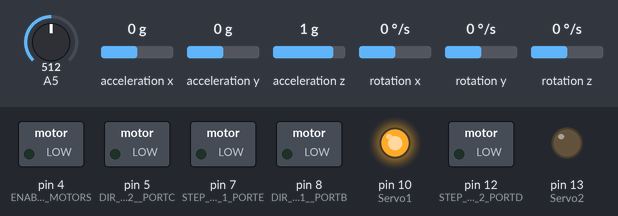
Simulated run of this sketch. Board: Arduino Mega 2560, built with avr-gcc and run on an emulated ATmega2560. Shown: switched loads named in the sketch (green lamp = pin HIGH), output pins drawn as LEDs (lit = HIGH). Wiring (inferred from the names in the program): MPU-6050 motion sensor at I2C address 0x68. Inputs (shaded band) come from the test bench; at power-on: acceleration y 0 g, rotation x 0 °/s, A5 = 512, acceleration x 0 g, acceleration z 1 g, rotation y 0 °/s, rotation z 0 °/s. What the sketch prints to the serial monitor is not drawn.

Above: at 16.4 s.
16.5 s: acceleration y set to -0.4 g
19.4 s: acceleration y set to -0.7 g
At 20.5 s:
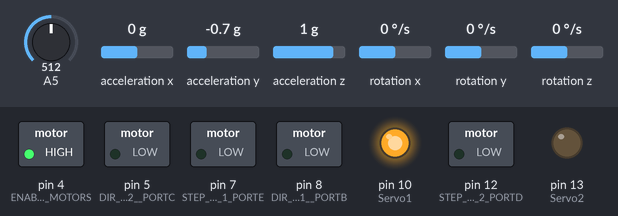
21.4 s: rotation x set to 9 °/s
24.0 s: rotation x set to 12 °/s
At 24.9 s:
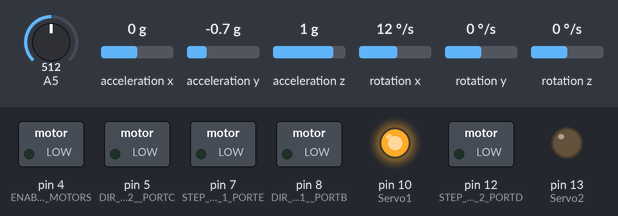
Timing chart, 0 to 26.8 s (numbered marks = the images above; inputs shaded):
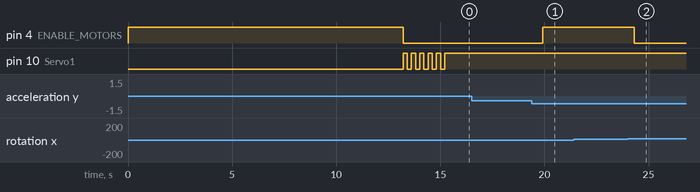

The sketch:

mini_final.ino
```cpp
// STASIA by team BALANCE XY
// SELF BALANCE ROBOT WITH STEPPER MOTORS

// Author: Ananth Rachakonda
// Date: 27/07/2018

// Version: 3.0

// Compiled and tested with Arduino 1.6.8. This new version of code does not need external libraries (only Arduino standard libraries)


// The board needs at least 10-15 seconds with no motion (robot steady) at beginning to give good values... Robot move slightly when it´s ready!
// MPU6050 IMU connected via I2C bus. Angle estimation using complementary filter (fusion between gyro and accel)
// Angle calculations and control part is running at 100Hz

// The robot is OFF when the angle is high (robot is horizontal). When you start raising the robot it
// automatically switch ON and start a RAISE UP procedure.
// You could RAISE UP the robot also with the robot arm servo (Servo button on the interface)
// To switch OFF the robot you could manually put the robot down on the floor (horizontal)

// We use a standard PID controllers (Proportional, Integral derivative controller) for robot stability
// We have a PI controller for speed control and a PD controller for stability (robot angle)
// The output of the control (motors speed) is integrated so it´s really an acceleration not an speed.


#include <Wire.h>


// NORMAL MODE PARAMETERS (MAXIMUN SETTINGS)
#define MAX_THROTTLE 550
#define MAX_STEERING 140
#define MAX_TARGET_ANGLE 14

// PRO MODE = MORE AGGRESSIVE (MAXIMUN SETTINGS)
#define MAX_THROTTLE_PRO 780   // Max recommended value: 860
#define MAX_STEERING_PRO 260   // Max recommended value: 280
#define MAX_TARGET_ANGLE_PRO 26   // Max recommended value: 32

// Default control terms for V3
#define KP 0.32
#define KD 0.050
#define KP_THROTTLE 0.080
#define KI_THROTTLE 0.1
#define KP_POSITION 0.06
#define KD_POSITION 0.45
//#define KI_POSITION 0.02

// Control gains for raiseup (the raiseup movement requiere special control parameters)
#define KP_RAISEUP 0.05
#define KD_RAISEUP 0.08
#define KP_THROTTLE_RAISEUP 0   // No speed control on raiseup
#define KI_THROTTLE_RAISEUP 0.0

#define MAX_CONTROL_OUTPUT 500
#define ITERM_MAX_ERROR 30   // Iterm windup constants for PI control
#define ITERM_MAX 10000

#define ANGLE_OFFSET -2.0  // Offset angle for balance (to compensate robot own weight distribution)

// Servo definitions
#define SERVO_AUX_NEUTRO 1500  // Servo neutral position
#define SERVO_MIN_PULSEWIDTH 700
#define SERVO_MAX_PULSEWIDTH 2500

#define SERVO2_NEUTRO 1500
#define SERVO2_RANGE 1400

// Telemetry
#define TELEMETRY_BATTERY 1
//#define TELEMETRY_ANGLE 1
#define TELEMETRY_DEBUG 1  // Dont use TELEMETRY_ANGLE and TELEMETRY_DEBUG at the same time!

#define BATT_VOLT_FACTOR 8

#define ZERO_SPEED 65535
#define MAX_ACCEL 14      // Maximun motor acceleration (MAX RECOMMENDED VALUE: 20) (default:14)

#define MICROSTEPPING 16   // 8 or 16 for 1/8 or 1/16 driver microstepping (default:16)

#define DEBUG 2   // 0 = No debug info (default) DEBUG 1 for console output

// AUX definitions
#define CLR(x,y) (x&=(~(1<<y)))
#define SET(x,y) (x|=(1<<y))
#define RAD2GRAD 57.2957795
#define GRAD2RAD 0.01745329251994329576923690768489

String MAC;  // MAC address of Wifi module

uint8_t cascade_control_loop_counter = 0;
uint8_t loop_counter;       // To generate a medium loop 40Hz
uint8_t slow_loop_counter;  // slow loop 2Hz
uint8_t sendBattery_counter; // To send battery status
int16_t BatteryValue;

long timer_old;
long timer_value;
float debugVariable;
float dt;

// Angle of the robot (used for stability control)
float angle_adjusted;
float angle_adjusted_Old;
float angle_adjusted_filtered=0.0;

// Default control values from constant definitions
float Kp = KP;
float Kd = KD;
float Kp_thr = KP_THROTTLE;
float Ki_thr = KI_THROTTLE;
float Kp_user = KP;
float Kd_user = KD;
float Kp_thr_user = KP_THROTTLE;
float Ki_thr_user = KI_THROTTLE;
float Kp_position = KP_POSITION;
float Kd_position = KD_POSITION;
bool newControlParameters = false;
bool modifing_control_parameters = false;
int16_t position_error_sum_M1;
int16_t position_error_sum_M2;
float PID_errorSum;
float PID_errorOld = 0;
float PID_errorOld2 = 0;
float setPointOld = 0;
float target_angle;
int16_t throttle;
float steering;
float max_throttle = MAX_THROTTLE;
float max_steering = MAX_STEERING;
float max_target_angle = MAX_TARGET_ANGLE;
float control_output;
float angle_offset = ANGLE_OFFSET;

boolean positionControlMode = false;
uint8_t mode;  // mode = 0 Normal mode, mode = 1 Pro mode (More agressive)

int16_t motor1;
int16_t motor2;

// position control
volatile int32_t steps1;
volatile int32_t steps2;
int32_t target_steps1;
int32_t target_steps2;
int16_t motor1_control;
int16_t motor2_control;

int16_t speed_M1, speed_M2;        // Actual speed of motors
int8_t  dir_M1, dir_M2;            // Actual direction of steppers motors
int16_t actual_robot_speed;        // overall robot speed (measured from steppers speed)
int16_t actual_robot_speed_Old;
float estimated_speed_filtered;    // Estimated robot speed


int battery;


// INITIALIZATION
void setup()
{
  // STEPPER PINS ON BALANCE XY STASIA STASIS SHIELD
  pinMode(4, OUTPUT); // ENABLE MOTORS
  pinMode(7, OUTPUT); // STEP MOTOR 1 PORTE,6
  pinMode(8, OUTPUT); // DIR MOTOR 1  PORTB,4
  pinMode(12, OUTPUT); // STEP MOTOR 2 PORTD,6
  pinMode(5, OUTPUT); // DIR MOTOR 2  PORTC,6
  digitalWrite(4, HIGH);  // Disbale motors
  pinMode(10, OUTPUT);  // Servo1 (arm)
  pinMode(13, OUTPUT);  // Servo2

  Serial.begin(115200); // Serial output to console
  Serial1.begin(115200);


  // Initialize I2C bus (MPU6050 is connected via I2C)
  Wire.begin();

#if DEBUG > 0
  delay(9000);
#else
  delay(1000);
#endif
  Serial.println("BALANCE XY");
  delay(200);
  Serial.println("Don't move for 10 sec...");
  MPU6050_setup();  // setup MPU6050 IMU
  delay(500);


  // Calibrate gyros
  MPU6050_calibrate();


  // STEPPER MOTORS INITIALIZATION
  Serial.println("Steppers init");
  // MOTOR1 => TIMER1
  TCCR1A = 0;                       // Timer1 CTC mode 4, OCxA,B outputs disconnected
  TCCR1B = (1 << WGM12) | (1 << CS11); // Prescaler=8, => 2Mhz
  OCR1A = ZERO_SPEED;               // Motor stopped
  dir_M1 = 0;
  TCNT1 = 0;

  // MOTOR2 => TIMER3
  TCCR3A = 0;                       // Timer3 CTC mode 4, OCxA,B outputs disconnected
  TCCR3B = (1 << WGM32) | (1 << CS31); // Prescaler=8, => 2Mhz
  OCR3A = ZERO_SPEED;   // Motor stopped
  dir_M2 = 0;
  TCNT3 = 0;
  delay(200);

  // Enable stepper drivers and TIMER interrupts
  digitalWrite(4, LOW);   // Enable stepper drivers
  // Enable TIMERs interrupts
  TIMSK1 |= (1 << OCIE1A); // Enable Timer1 interrupt
  TIMSK3 |= (1 << OCIE1A); // Enable Timer1 interrupt

  // Little motor vibration and servo move to indicate that robot is ready
  for (uint8_t k = 0; k < 5; k++)
  {
    setMotorSpeedM1(5);
    setMotorSpeedM2(5);

    delay(200);
    setMotorSpeedM1(-5);
    setMotorSpeedM2(-5);

    delay(200);
  }


  Serial.println("STASIA by Team Balance XY v3.0");
  Serial.println("Start...");
  timer_old = micros();
}


// MAIN LOOP
void loop()
{

  // Change to NORMAL mode
        max_throttle = MAX_THROTTLE;
        max_steering = MAX_STEERING;
        max_target_angle = MAX_TARGET_ANGLE;
        mode = 0;

  timer_value = micros();

  // New IMU data?
  if (MPU6050_newData())
  {
    MPU6050_read_3axis();
    loop_counter++;
    slow_loop_counter++;
    dt = (timer_value - timer_old) * 0.000001; // dt in seconds
    timer_old = timer_value;

    angle_adjusted_Old = angle_adjusted;
    // Get new orientation angle from IMU (MPU6050)
    float MPU_sensor_angle = MPU6050_getAngle(dt);
    angle_adjusted = MPU_sensor_angle + angle_offset;
    if ((MPU_sensor_angle>-15)&&(MPU_sensor_angle<15))
      angle_adjusted_filtered = angle_adjusted_filtered*0.99 + MPU_sensor_angle*0.01;

#if DEBUG==1
    Serial.print("Time (Sec):");
    Serial.print(dt);
    Serial.print(" angle_offset: ");
    Serial.print(angle_offset);
    Serial.print(" angle_adjusted: ");
    Serial.print(angle_adjusted);
    Serial.print(",");
    Serial.println(angle_adjusted_filtered);
#endif
    //Serial.print("\t");

    // We calculate the estimated robot speed:
    // Estimated_Speed = angular_velocity_of_stepper_motors(combined) - angular_velocity_of_robot(angle measured by IMU)
    actual_robot_speed = (speed_M1 + speed_M2) / 2; // Positive: forward

    int16_t angular_velocity = (angle_adjusted - angle_adjusted_Old) * 25.0; // 25 is an empirical extracted factor to adjust for real units
    int16_t estimated_speed = -actual_robot_speed + angular_velocity;
    estimated_speed_filtered = estimated_speed_filtered * 0.9 + (float)estimated_speed * 0.1; // low pass filter on estimated speed

#if DEBUG==2
    Serial.print(angle_adjusted);
    Serial.print(" ");
    Serial.println(estimated_speed_filtered);
#endif


    // Stability control (100Hz loop): This is a PD controller.
    //    input: robot target angle(from SPEED CONTROL), variable: robot angle, output: Motor speed
    //    We integrate the output (sumatory), so the output is really the motor acceleration, not motor speed.
    control_output += stabilityPDControl(dt, angle_adjusted, target_angle, Kp, Kd);
    control_output = constrain(control_output, -MAX_CONTROL_OUTPUT, MAX_CONTROL_OUTPUT); // Limit max output from control

    // The steering part from the user is injected directly to the output
    motor1 = control_output + steering;
    motor2 = control_output - steering;

    // Limit max speed (control output)
    motor1 = constrain(motor1, -MAX_CONTROL_OUTPUT, MAX_CONTROL_OUTPUT);
    motor2 = constrain(motor2, -MAX_CONTROL_OUTPUT, MAX_CONTROL_OUTPUT);

    int angle_ready;

    angle_ready = 31;  // Default angle
    if ((angle_adjusted < angle_ready) && (angle_adjusted > -angle_ready)) // Is robot ready (upright?)
    {
      // NORMAL MODE
      digitalWrite(4, LOW);  // Motors enable
      Serial.println("Robot Ready!!");
      // NOW we send the commands to the motors
      setMotorSpeedM1(motor1);
      setMotorSpeedM2(motor2);
    }
    else   // Robot not ready (flat), angle > angle_ready => ROBOT OFF
    {
      digitalWrite(4, HIGH);  // Disable motors
      Serial.println("Robot Flat");
      setMotorSpeedM1(0);
      setMotorSpeedM2(0);
      PID_errorSum = 0;  // Reset PID I term
      Kp = KP_RAISEUP;   // CONTROL GAINS FOR RAISE UP
      Kd = KD_RAISEUP;
      Kp_thr = KP_THROTTLE_RAISEUP;
      Ki_thr = KI_THROTTLE_RAISEUP;
      // RESET steps
      steps1 = 0;
      steps2 = 0;
      positionControlMode = false;

      throttle = 0;
      steering = 0;
    }


    // Normal condition?
    if ((angle_adjusted < 31) && (angle_adjusted > -31))
    {
      Kp = Kp_user;            // Default user control gains
      Kd = Kd_user;
      Kp_thr = Kp_thr_user;
      Ki_thr = Ki_thr_user;
    }
    else    // We are in the raise up procedure => we use special control parameters
    {
      Kp = KP_RAISEUP;         // CONTROL GAINS FOR RAISE UP
      Kd = KD_RAISEUP;
      Kp_thr = KP_THROTTLE_RAISEUP;
      Ki_thr = KI_THROTTLE_RAISEUP;
    }

  } // End of new IMU data

  // Medium loop 7.5Hz
  if (loop_counter >= 15)
  {
    loop_counter = 0;
    // Telemetry here?
#if TELEMETRY_ANGLE==1
    char auxS[25];
    int ang_out = constrain(int(angle_adjusted * 10),-900,900);
    sprintf(auxS, "$tA,%+04d", ang_out);
    Serial1.println(auxS);
#endif
#if TELEMETRY_DEBUG==1
    char auxS[50];
    sprintf(auxS, "$tD,%d,%d,%ld", int(angle_adjusted * 10), int(estimated_speed_filtered), steps1);
    Serial1.println(auxS);
#endif

  } // End of medium loop
  else if (slow_loop_counter >= 100) // 1Hz
  {
    slow_loop_counter = 0;
    // Read  status
#if TELEMETRY_BATTERY==1
    BatteryValue = (BatteryValue + stasia_readBattery(false)) / 2;
    sendBattery_counter++;
    if (sendBattery_counter >= 3) { //Every 3 seconds we send a message
      sendBattery_counter = 0;
      Serial.print("B");
      Serial.println(BatteryValue);
      char auxS[25];
      sprintf(auxS, "$tB,%04d", BatteryValue);
      Serial1.println(auxS);
    }
#endif
  }  // End of slow loop
}

int stasia_readBattery(bool first_time)
{
  if (first_time)
  battery = analogRead(5)/BATT_VOLT_FACTOR;
  else
    battery = (battery*9 + (analogRead(5)/BATT_VOLT_FACTOR))/10;
  return battery;
}
```

Control.ino
```cpp
// STASIA by team BALANCE XY
// SELF BALANCE ROBOT WITH STEPPER MOTORS

// Control functions (PID controls, Steppers control...)

// PD controller implementation(Proportional, derivative). DT in seconds
float stabilityPDControl(float DT, float input, float setPoint,  float Kp, float Kd)
{
  float error;
  float output;

  error = setPoint - input;

  // Kd is implemented in two parts
  //    The biggest one using only the input (sensor) part not the SetPoint input-input(t-1).
  //    And the second using the setpoint to make it a bit more agressive   setPoint-setPoint(t-1)
  float Kd_setPoint = constrain((setPoint - setPointOld), -8, 8); // We limit the input part...
  output = Kp * error + (Kd * Kd_setPoint - Kd * (input - PID_errorOld)) / DT;
  Serial.print("Stability Control error: ");Serial.print(error);Serial.print(" Output: ");Serial.println(output);
  //Serial.print(Kd*(error-PID_errorOld));Serial.print("\t");
  //PID_errorOld2 = PID_errorOld;
  PID_errorOld = input;  // error for Kd is only the input component
  setPointOld = setPoint;
  return (output);
}


// PI controller implementation (Proportional, integral). DT in seconds
float speedPIControl(float DT, int16_t input, int16_t setPoint,  float Kp, float Ki)
{
  int16_t error;
  float output;

  error = setPoint - input;
  PID_errorSum += constrain(error, -ITERM_MAX_ERROR, ITERM_MAX_ERROR);
  PID_errorSum = constrain(PID_errorSum, -ITERM_MAX, ITERM_MAX);

  //Serial.println(PID_errorSum);

  output = Kp * error + Ki * PID_errorSum * DT; // DT is in miliseconds...
  return (output);
}


float positionPDControl(long actualPos, long setPointPos, float Kpp, float Kdp, int16_t speedM)
{
  float output;
  float P;

  P = constrain(Kpp * float(setPointPos - actualPos), -115, 115); // Limit command
  output = P + Kdp * float(speedM);
  return (output);
}

// TIMER 1 : STEPPER MOTOR1 SPEED CONTROL
ISR(TIMER1_COMPA_vect)
{
  if (dir_M1 == 0) // If we are not moving we dont generate a pulse
    return;
  // We generate 1us STEP pulse
  SET(PORTE, 6); // STEP MOTOR 1
  //delay_1us();
  if (dir_M1 > 0)
    steps1--;
  else
    steps1++;
  CLR(PORTE, 6);
}
// TIMER 3 : STEPPER MOTOR2 SPEED CONTROL
ISR(TIMER3_COMPA_vect)
{
  if (dir_M2 == 0) // If we are not moving we dont generate a pulse
    return;
  // We generate 1us STEP pulse
  SET(PORTD, 6); // STEP MOTOR 2
  //delay_1us();
  if (dir_M2 > 0)
    steps2--;
  else
    steps2++;
  CLR(PORTD, 6);
}


// Set speed of Stepper Motor1
// tspeed could be positive or negative (reverse)
void setMotorSpeedM1(int16_t tspeed)
{
  long timer_period;
  int16_t speed;

  // Limit max speed?

  // WE LIMIT MAX ACCELERATION of the motors
  if ((speed_M1 - tspeed) > MAX_ACCEL)
    speed_M1 -= MAX_ACCEL;
  else if ((speed_M1 - tspeed) < -MAX_ACCEL)
    speed_M1 += MAX_ACCEL;
  else
    speed_M1 = tspeed;

#if MICROSTEPPING==16
  speed = speed_M1 * 50; // Adjust factor from control output speed to real motor speed in steps/second
#else
  speed = speed_M1 * 25; // 1/8 Microstepping
#endif

  if (speed == 0)
  {
    timer_period = ZERO_SPEED;
    dir_M1 = 0;
  }
  else if (speed > 0)
  {
    timer_period = 2000000 / speed; // 2Mhz timer
    dir_M1 = 1;
    SET(PORTB, 4); // DIR Motor 1 (Forward)
  }
  else
  {
    timer_period = 2000000 / -speed;
    dir_M1 = -1;
    CLR(PORTB, 4); // Dir Motor 1
  }
  if (timer_period > 65535)   // Check for minimun speed (maximun period without overflow)
    timer_period = ZERO_SPEED;

  OCR1A = timer_period;
  // Check  if we need to reset the timer...
  if (TCNT1 > OCR1A)
    TCNT1 = 0;
}

// Set speed of Stepper Motor2
// tspeed could be positive or negative (reverse)
void setMotorSpeedM2(int16_t tspeed)
{
  long timer_period;
  int16_t speed;

  // Limit max speed?

  // WE LIMIT MAX ACCELERATION of the motors
  if ((speed_M2 - tspeed) > MAX_ACCEL)
    speed_M2 -= MAX_ACCEL;
  else if ((speed_M2 - tspeed) < -MAX_ACCEL)
    speed_M2 += MAX_ACCEL;
  else
    speed_M2 = tspeed;

#if MICROSTEPPING==16
  speed = speed_M2 * 50; // Adjust factor from control output speed to real motor speed in steps/second
#else
  speed = speed_M2 * 25; // 1/8 Microstepping
#endif

  if (speed == 0)
  {
    timer_period = ZERO_SPEED;
    dir_M2 = 0;
  }
  else if (speed > 0)
  {
    timer_period = 2000000 / speed; // 2Mhz timer
    dir_M2 = 1;
    CLR(PORTC, 6);   // Dir Motor2 (Forward)
  }
  else
  {
    timer_period = 2000000 / -speed;
    dir_M2 = -1;
    SET(PORTC, 6);  // DIR Motor 2
  }
  if (timer_period > 65535)   // Check for minimun speed (maximun period without overflow)
    timer_period = ZERO_SPEED;

  OCR3A = timer_period;
  // Check  if we need to reset the timer...
  if (TCNT3 > OCR3A)
    TCNT3 = 0;
}
```

Source omitted: MPU6050.ino (26419 bytes)

Measured:
- the behaviour switches between -0.5 and -0.6 g on acceleration y (found by bisection; images 0 and 1)
- the behaviour switches between 10 and 11 °/s on rotation x (found by bisection; images 1 and 2)
- after the input at 19.4 s, pin 4 (ENABLE_MOTORS): LOW → HIGH after 0.53 s
- after the input at 24.0 s, pin 4 (ENABLE_MOTORS): HIGH → LOW after 0.32 s
- by itself, pin 10 (Servo1): alternates HIGH for 0.20 s and LOW for 0.20 s, 10 changes in all, then stays HIGH
